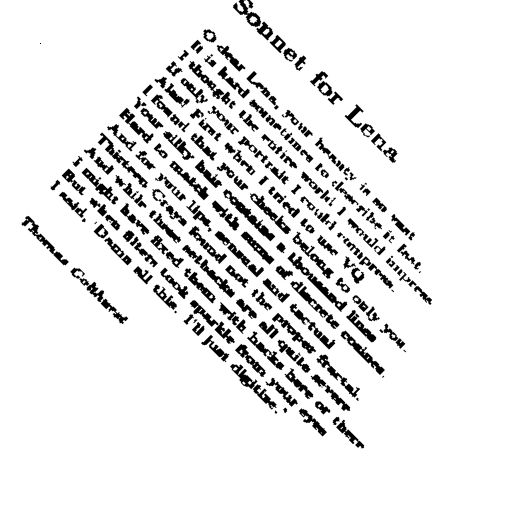
#> input picture tme2/img/sonrot2.png, 512 x 512 px, given in place of son.png, which was not available
$ jupyter execute --allow-errors TME2.ipynb   (text cells are left out)
#> lines starting #> are read from the running program, lines starting #| are printed output that depends on the picture; after the words box and inside, x2 and y2 are one past the last pixel; in counts of white or black regions, pixels touching at a corner belong together; pictures that were not available may be replaced by others from this repository, and a replacement may not be noted
[cell 1]
import numpy as np
from numpy.fft import fft2,fftshift
from PIL import Image

son = np.array(Image.open('img/son.png'))
#> son is the input picture: shape (512, 512); min 0, max 255, mean 231.5
sonrot = np.array(Image.open('img/sonrot.png'))
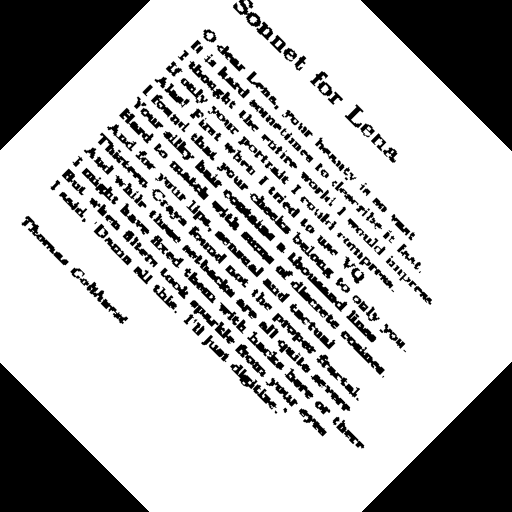
#> input picture tme2/img/sonrot.png, 512 x 512 px
#> sonrot is the input picture: shape (512, 512); min 0, max 255, mean 187.4

[cell 2]
def computeFT(I):
    return np.fft.fft2(I)
    """ Array -> Array[complex] """

def toVisualizeFT(If):
    return np.fft.fftshift(np.abs(If))
    """ Array[complex] -> Array[float] """

def toVisualizeLogFT(If):
    return np.log(1+np.fft.fftshift(np.abs(If)))
    """ Array[complex] -> Array[float] """

[cell 3]
import matplotlib.pyplot as plt

# threshold function
def thresholdImage(I,s):
    """ Array*int -> Array """
#> called with s = 100000
    return (I>=s)*255
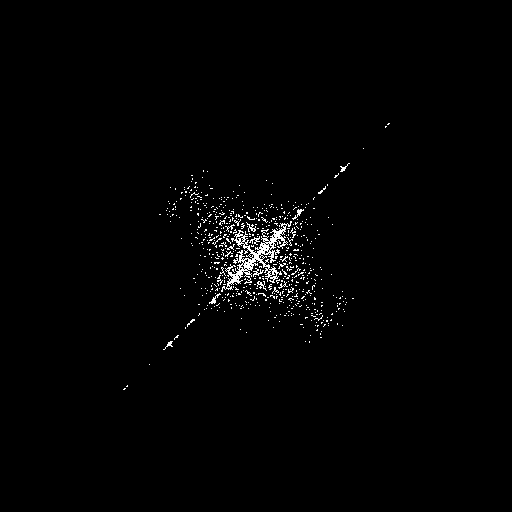
#> returned value: shape (512, 512) int64; 1.3% white in thin lines or dots, all inside (x1, y1, x2, y2) = (123, 123, 390, 390)

plt.gray()

# your code below

# compute FT
ftson=computeFT(son)
ftsonrot=computeFT(sonrot)

# compute the module
moduleftson=toVisualizeFT(ftson)
moduleftsonrot=toVisualizeFT(ftsonrot)

# threshold and display the spectrum
plt.imshow(thresholdImage(moduleftson,10**5))
plt.show()
plt.imshow(thresholdImage(moduleftsonrot,10**5))
#> in thresholdImage (call 2), `return (I>=s)*255`: returned value: shape (512, 512) int64; 1.4% white in thin lines or dots, all inside (x1, y1, x2, y2) = (121, 120, 392, 393)
plt.show()

#> (a cell that did not finish here is left out)

[cell 5]
def blend(I1,I2,alpha):
    """ Array**2*float -> Array """
#> called with alpha = 0.5
    return alpha*I1+(1-alpha)*I2
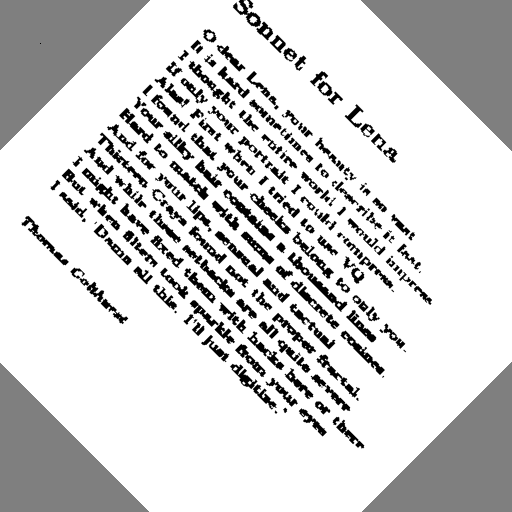
#> returned value: shape (512, 512) float64; min 0, max 255, mean 209.5

[cell 6]
#apply previous function
result = blend(son,sonrot,1/2)

# compute the fourier transform
ft_result = computeFT(result)

# compute the module
module_ft_result = toVisualizeFT(ft_result)

#visualize the result
plt.imshow(thresholdImage(module_ft_result, 10**5))
#> call 3 of thresholdImage, with s = 100000
#> in thresholdImage (call 3), `return (I>=s)*255`:
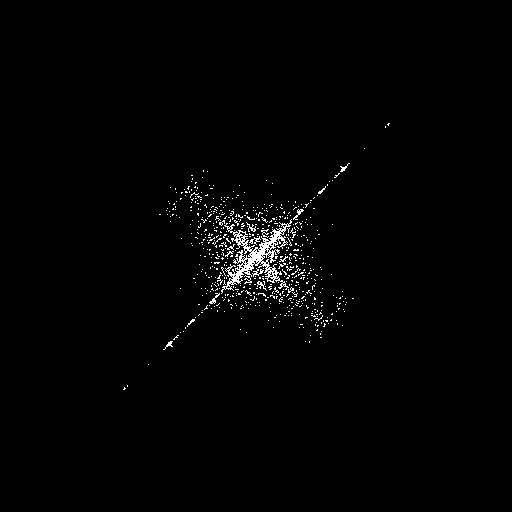
#> returned value: shape (512, 512) int64; 1.3% white in thin lines or dots, all inside (x1, y1, x2, y2) = (123, 123, 390, 390)
#> call 4 of thresholdImage, with s = 300000
#> in thresholdImage (call 4), `return (I>=s)*255`:
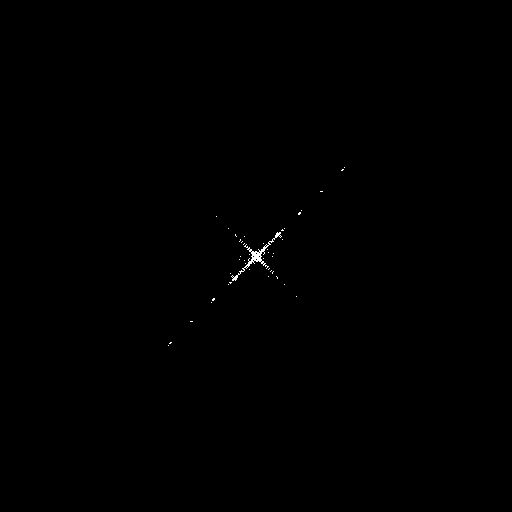
#> returned value: shape (512, 512) int64; 0.14% white in thin lines or dots, all inside (x1, y1, x2, y2) = (168, 167, 345, 346)
plt.show

#> (a cell that did not finish here is left out)

[cell 8]
def mainOrientation(I):
    """ Array -> tuple[Iori,float]
        return image of orientation (32 bins) and the main orientation (degree) from a Fourier transform module
    """
    n, m = I.shape
#> n = 512; m = 512

    size = 32
    x = np.array(range(size))
    ori = np.vstack((np.cos(np.pi*x/size), np.sin(np.pi*x/size))).T

    Iori = np.zeros((n, m))
    orients = np.zeros((size))

    for i in range(1,n+1):
        for j in range(1,m+1):
            if I[i-1, j-1] > 0:
                v = np.array([j-m/2, -i + n/2])
                if i > n/2:
                    v = -v
                    prod = np.matmul(ori, v)
                    maxi = prod.max()
                    if maxi > 0:
                        imax = np.nonzero(prod == maxi)
                        Iori[i-1, j-1] = imax[0]
                        orients[imax] += 1

    maxori = np.nonzero(orients == orients.max())[0][0]
#> maxori = 8
    return (Iori, 180*maxori/size - 90)

def rotateImage(I,a):
    """ Array*float -> Array
        return a rotation of angle a (degree) of image I
    """
#> called with a = 45
    return np.array(Image.fromarray(I).rotate(a, expand=True, fillcolor=127))
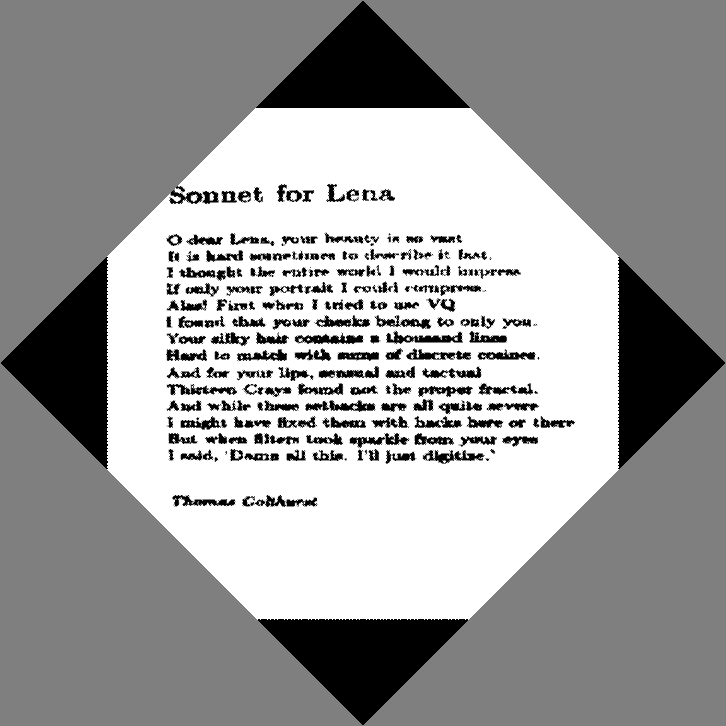
#> returned value: shape (726, 726); min 0, max 255, mean 157

####### your code below
def rectifyOrientation(I):
    ftson = computeFT(I)
    moduleftson = toVisualizeFT(ftson)
    result = thresholdImage(moduleftson, 3*10**(5))
    orientation = mainOrientation(result)
    rectified_image = rotateImage(I, -orientation[1])
    return rectified_image

plt.imshow(rectifyOrientation(sonrot))
plt.show

[cell 9]
# experiment rectifyOrientation on sinrot
rectifyOrientation(sonrot)

# experiment on rotation of port
port = np.array(Image.open('img/port.jpg'))
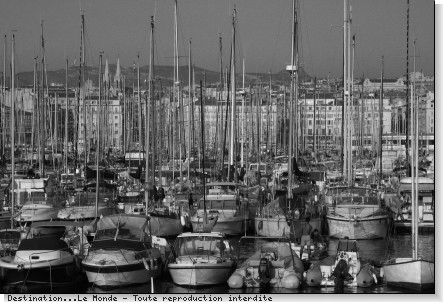
#> input picture tme2/img/port.jpg, 443 x 302 px
#> port is the input picture: shape (302, 443); min 0, max 255, mean 100.6

plt.imshow(rectifyOrientation(rotateImage(port,45)))
#> call 3 of rotateImage, with a = 45
#> in rotateImage (call 3), `return np.array(Image.fromarray(I).rotate(a, expand=True, fillcolor=12..`:
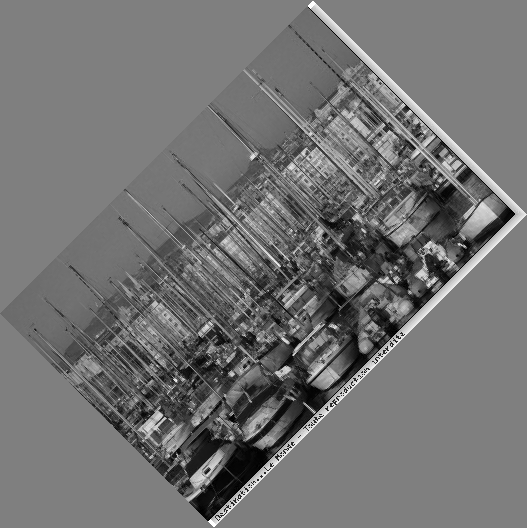
#> returned value: shape (528, 527); min 0, max 255, mean 114.5
#> in thresholdImage (call 6), `return (I>=s)*255`:
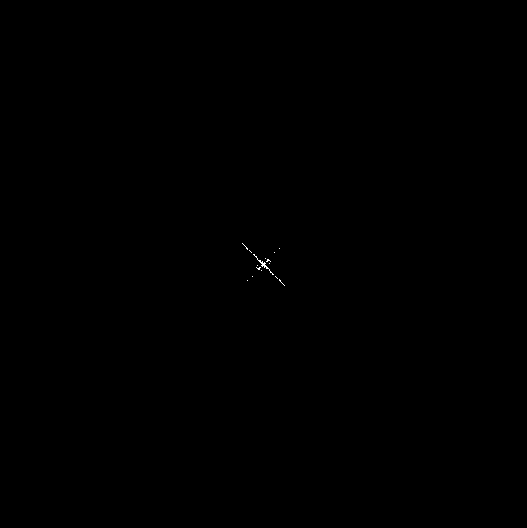
#> returned value: shape (528, 527) int64; 0.03% white in thin lines or dots, all inside (x1, y1, x2, y2) = (242, 243, 285, 286)
#> call 4 of rotateImage, with a = -45
#> in rotateImage (call 4), `return np.array(Image.fromarray(I).rotate(a, expand=True, fillcolor=12..`:
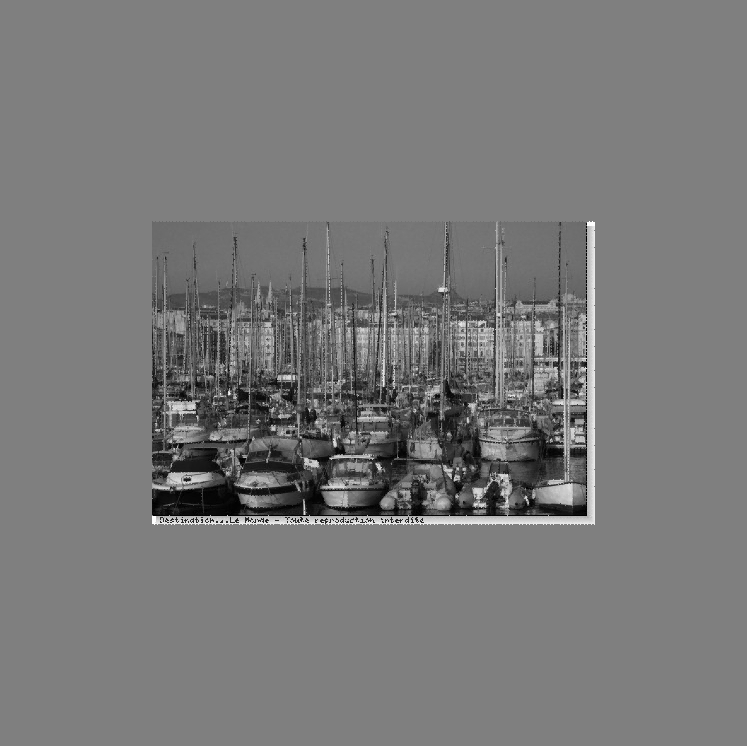
#> returned value: shape (746, 747); min 0, max 255, mean 120.7
plt.show
